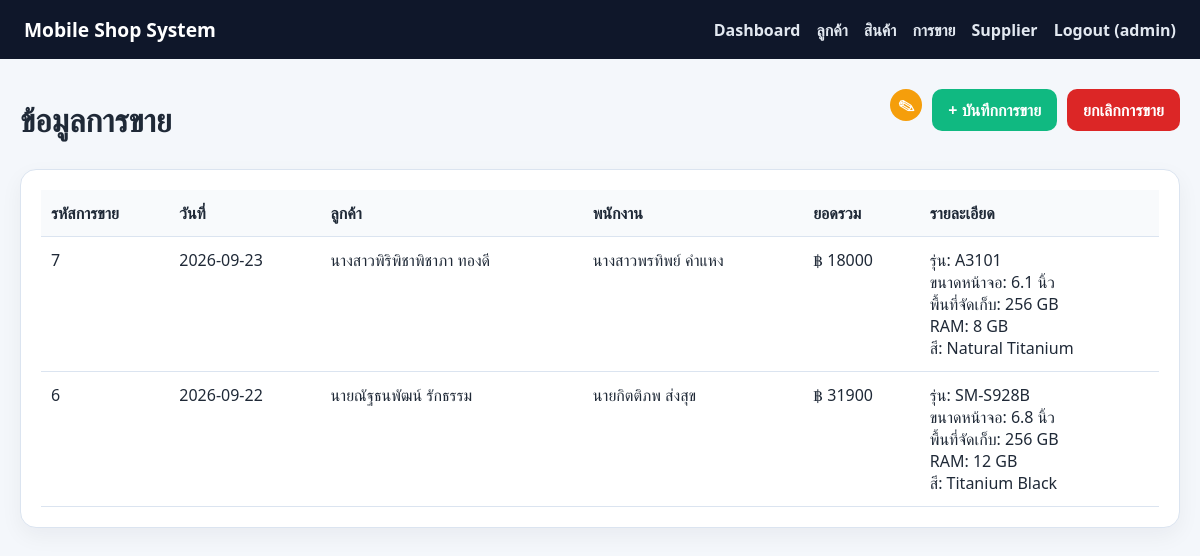
Screenshot of /sales (signed in) with the database file from the repository.
### tables this page shows
CREATE TABLE sale (
            sale_id INTEGER PRIMARY KEY AUTOINCREMENT,
            sale_date TEXT NOT NULL DEFAULT (date('now')),
            customer_id INTEGER NOT NULL,
            employee_id INTEGER NOT NULL,
            total_amount REAL NOT NULL DEFAULT 0,
            FOREIGN KEY (customer_id) REFERENCES customer(customer_id) ON DELETE RESTRICT,
            FOREIGN KEY (employee_id) REFERENCES employee(employee_id) ON DELETE RESTRICT
        );

CREATE TABLE customer (
            customer_id INTEGER PRIMARY KEY AUTOINCREMENT,
            customer_name TEXT NOT NULL,
            address_no TEXT,
            sub_district TEXT,
            district TEXT,
            province TEXT,
            zip_code TEXT
        );

CREATE TABLE employee (
            employee_id INTEGER PRIMARY KEY AUTOINCREMENT,
            employee_name TEXT NOT NULL,
            position TEXT NOT NULL
        );

CREATE TABLE sale_detail (
            sale_id INTEGER NOT NULL,
            product_id INTEGER NOT NULL,
            qty INTEGER NOT NULL,
            unit_price REAL NOT NULL,
            PRIMARY KEY (sale_id, product_id),
            FOREIGN KEY (sale_id) REFERENCES sale(sale_id) ON DELETE CASCADE,
            FOREIGN KEY (product_id) REFERENCES product(product_id) ON DELETE RESTRICT
        );

CREATE TABLE product (
            product_id INTEGER PRIMARY KEY AUTOINCREMENT,
            product_name TEXT NOT NULL,
            brand TEXT,
            model TEXT,
            price REAL NOT NULL,
            stock_qty INTEGER NOT NULL DEFAULT 0
        );

### app.py (the view)
@app.route("/sales")
@login_required
def sales():
    conn = get_db_connection()
    sale_rows = conn.execute(
        """
        SELECT s.sale_id, s.sale_date, c.customer_name, e.employee_name, s.total_amount
        FROM sale s
        JOIN customer c ON c.customer_id = s.customer_id
        JOIN employee e ON e.employee_id = s.employee_id
        ORDER BY s.sale_id DESC
        """
    ).fetchall()
    sale_details = conn.execute(
        """
        SELECT sd.sale_id, p.product_name, p.model, p.brand, sd.qty, sd.unit_price,
               (sd.qty * sd.unit_price) AS line_total,
               CASE p.brand
                   WHEN 'Apple' THEN '6.1 นิ้ว'
                   WHEN 'Samsung' THEN '6.8 นิ้ว'
                   WHEN 'Redmi' THEN '6.67 นิ้ว'
                   ELSE 'มาตรฐาน'
               END AS screen_size,
               CASE p.brand
                   WHEN 'Apple' THEN '256 GB'
                   WHEN 'Samsung' THEN '256 GB'
                   WHEN 'Redmi' THEN '512 GB'
                   ELSE 'ไม่ระบุ'
               END AS storage_capacity,
               CASE p.brand
                   WHEN 'Apple' THEN '8 GB'
                   WHEN 'Samsung' THEN '12 GB'
                   WHEN 'Redmi' THEN '12 GB'
                   ELSE 'ไม่ระบุ'
               END AS ram,
               CASE p.brand
                   WHEN 'Apple' THEN 'Natural Titanium'
                   WHEN 'Samsung' THEN 'Titanium Black'
                   WHEN 'Redmi' THEN 'Midnight Black'
                   ELSE 'ไม่ระบุ'
               END AS phone_color
        FROM sale_detail sd
        JOIN product p ON p.product_id = sd.product_id
        ORDER BY sd.sale_id DESC
        """
    ).fetchall()
    conn.close()
    return render_template("sales.html", sales=sale_rows, sale_details=sale_details)

### app.py (called while the page is built)
def get_db_connection():
    conn = sqlite3.connect(DB_PATH)
    conn.row_factory = sqlite3.Row
    return conn

def login_required(view_func):
    @wraps(view_func)
    def wrapper(*args, **kwargs):
        if not session.get("user"):
            return redirect(url_for("login"))
        return view_func(*args, **kwargs)
    return wrapper

### templates/sales.html (shortened to what this page needs)
{% extends 'base.html' %}
{% block content %}
<div class="page-header">
    <h1>ข้อมูลการขาย</h1>
    <div class="button-row">
        <a class="edit-icon header-edit" href="{{ url_for('choose_sale_to_edit') }}" aria-label="แก้ไขการขาย" title="แก้ไขการขาย">✎</a>
        <a class="btn btn-success" href="{{ url_for('add_sale') }}">+ บันทึกการขาย</a>
        <a class="btn btn-danger" href="{{ url_for('cancel_sales') }}">ยกเลิกการขาย</a>
    </div>
</div>
<div class="card">
    <div class="table-wrap">
        <table>
            <thead>
                <tr>
                    <th>รหัสการขาย</th>
                    <th>วันที่</th>
                    <th>ลูกค้า</th>
                    <th>พนักงาน</th>
                    <th>ยอดรวม</th>
                    <th>รายละเอียด</th>
                </tr>
            </thead>
            <tbody>
                {% for sale in sales %}
                    <tr>
                        <td>{{ sale.sale_id }}</td>
                        <td>{{ sale.sale_date }}</td>
                        <td>{{ sale.customer_name }}</td>
                        <td>{{ sale.employee_name }}</td>
                        <td>฿ {{ sale.total_amount|int }}</td>
                        <td>
                            {% for detail in sale_details %}
                                {% if detail.sale_id == sale.sale_id %}
                                    รุ่น: {{ detail.model or '-' }}<br>
                                    ขนาดหน้าจอ: {{ detail.screen_size }}<br>
                                    พื้นที่จัดเก็บ: {{ detail.storage_capacity }}<br>
                                    RAM: {{ detail.ram }}<br>
                                    สี: {{ detail.phone_color }}<br>
                                {% endif %}
                            {% endfor %}
                        </td>
                    </tr>
                {% endfor %}
            </tbody>
        </table>
    </div>
</div>
{% endblock %}

### static/styles.css (style rules this page uses)
:root { --bg: #f4f7fb; --nav: #0f172a; --card: #ffffff; --primary: #2563eb; --primary-dark: #1d4ed8; --accent: #10b981; --text: #1f2937; --muted: #6b7280; --danger: #dc2626; --border: #dbe4f0; }
* { box-sizing: border-box; }
body { margin: 0; font-family: "Segoe UI", Tahoma, Geneva, Verdana, sans-serif; background: var(--bg); color: var(--text); }
.card { background: var(--card); border: 1px solid var(--border); border-radius: 16px; box-shadow: 0 8px 22px rgba(15, 23, 42, 0.05); padding: 20px; }
.page-header { display: flex; justify-content: space-between; align-items: center; gap: 16px; margin: 18px 0 20px; }
.page-header h1 { margin: 0; }
.button-row { display: flex; gap: 10px; flex-wrap: wrap; margin-bottom: 18px; }
.btn { display: inline-block; text-decoration: none; background: var(--primary); color: white; border: none; border-radius: 10px; padding: 10px 16px; font-weight: 600; cursor: pointer; }
.btn-success { background: var(--accent); }
.btn-danger { background: var(--danger); }
.edit-icon { display: inline-flex; align-items: center; justify-content: center; width: 32px; height: 32px; border-radius: 50%; background: var(--primary); color: white; text-decoration: none; font-size: 1.1rem; font-weight: 700; }
.header-edit { background: #f59e0b; }
.table-wrap { overflow-x: auto; }
table { width: 100%; border-collapse: collapse; min-width: 700px; }
th, td { border-bottom: 1px solid var(--border); padding: 12px 10px; text-align: left; vertical-align: top; }
th { background: #f8fafc; color: var(--text); }

### rows the page displays
sale: sale_id "7", sale_date "2026-09-23", customer_name "นางสาวพิริพิชาพิชาภา ทองดี", employee_name "นางสาวพรทิพย์ คำแหง", total_amount "18000"
sale_detail: model "A3101", screen_size "6.1 นิ้ว", storage_capacity "256 GB", ram "8 GB", phone_color "Natural Titanium"
sale: sale_id "6", sale_date "2026-09-22", customer_name "นายณัฐธนพัฒน์ รักธรรม", employee_name "นายกิตติภพ ส่งสุข", total_amount "31900"
sale_detail: model "SM-S928B", screen_size "6.8 นิ้ว", storage_capacity "256 GB", ram "12 GB", phone_color "Titanium Black"

### other values shown
{{ session.get('user') }} "admin"
